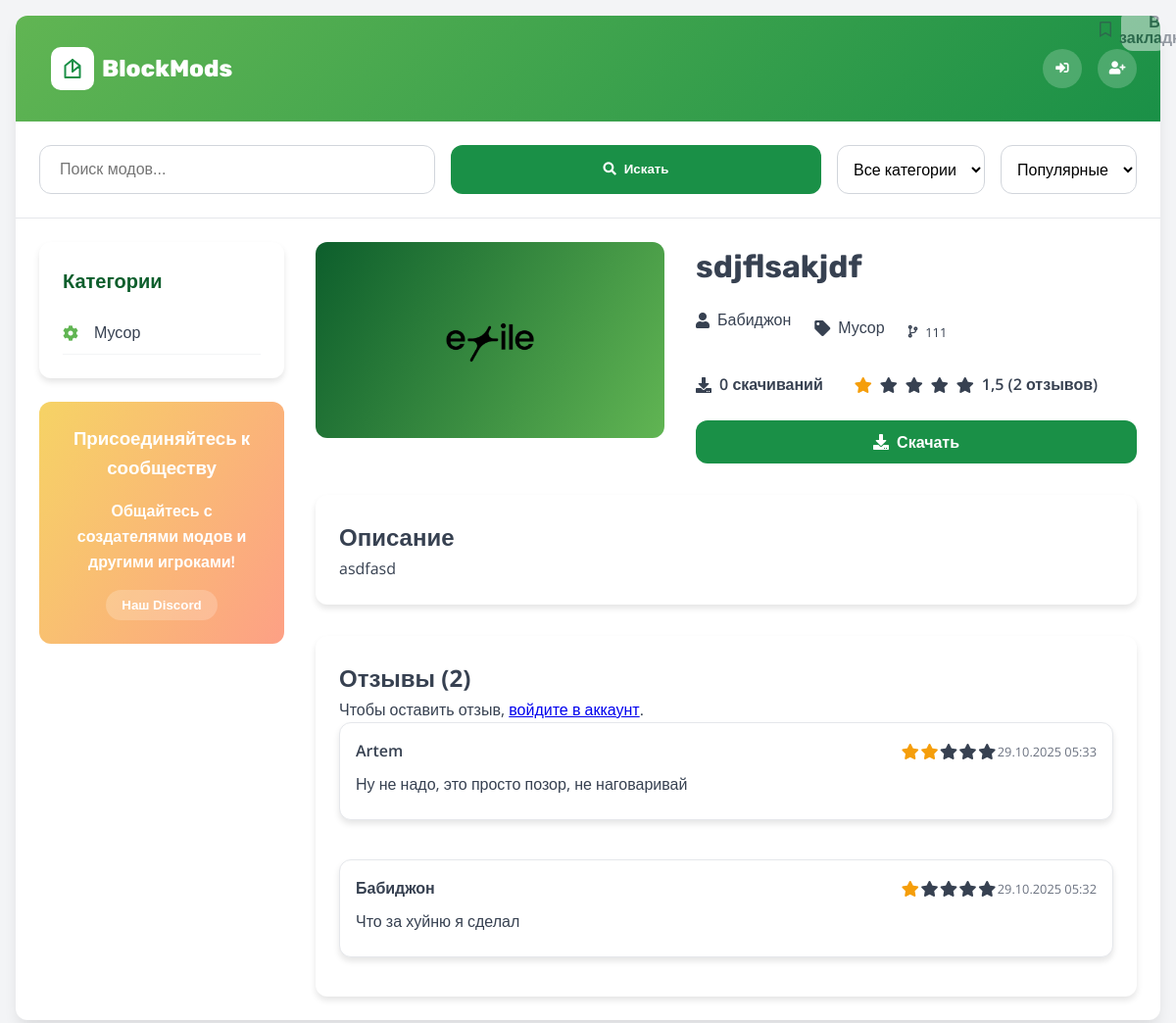
Screenshot of /mod/3/ with the database file from the repository.
### mscar_app/models.py (models this page shows, shortened)
class Category(models.Model):
    name = models.CharField(max_length=100)
    class Meta:
        verbose_name = 'Категория'
        verbose_name_plural = 'Категории'

class Mod(models.Model):
    title = models.CharField(max_length=200, verbose_name="Название")
    description = models.TextField(verbose_name="Описание")
    current_version = models.CharField(max_length=20, verbose_name="Текущая версия")
    category = models.ForeignKey(Category, on_delete=models.CASCADE, verbose_name="Категория")
    author = models.ForeignKey(User, on_delete=models.CASCADE, verbose_name="Автор")
    downloads = models.PositiveIntegerField(default=0, verbose_name="Скачивания")
    image = models.ImageField(upload_to=mod_image_path, null=True, blank=True, verbose_name="Изображение")
    created_at = models.DateTimeField(auto_now_add=True, verbose_name="Дата создания")
    updated_at = models.DateTimeField(auto_now=True, verbose_name="Дата обновления")
    is_approved = models.BooleanField(default=False, verbose_name="Одобрен")
    class Meta:
        verbose_name = 'Мод'
        verbose_name_plural = 'Моды'
        ordering = ['-created_at']
    @property
    def average_rating(self):
        reviews = self.review_set.all()
        if reviews:
            return round(sum(review.rating for review in reviews) / len(reviews), 1)
        return 0
    @property
    def total_reviews(self):
        return self.review_set.count()

class Review(models.Model):
    mod = models.ForeignKey(Mod, on_delete=models.CASCADE)
    author = models.ForeignKey(User, on_delete=models.CASCADE, verbose_name="Автор отзыва")
    rating = models.PositiveSmallIntegerField(
        validators=[MinValueValidator(1), MaxValueValidator(5)],
        help_text="Оценка от 1 до 5 звезд"
    )
    text = models.TextField(verbose_name="Текст отзыва")
    created_at = models.DateTimeField(auto_now_add=True)
    class Meta:
        verbose_name = 'Отзыв'
        verbose_name_plural = 'Отзывы'
        ordering = ['-created_at']

### mscar_app/views.py (the view)
# urls.py: path('mod/<int:mod_id>/', views.mod_detail, name='mod_detail'),
def mod_detail(request, mod_id):
    mod = get_object_or_404(Mod, id=mod_id)
    categories = Category.objects.all()
    reviews = mod.review_set.all()
    user_bookmarks = []
    if request.user.is_authenticated:
        user_bookmarks = Bookmark.objects.filter(user=request.user).values_list('mod_id', flat=True)
    if request.method == 'POST':
        form = ReviewForm(request.POST)
        if form.is_valid():
            review = form.save(commit=False)
            review.mod = mod
            review.author = request.user
            review.save()
            messages.success(request, 'Ваш отзыв успешно добавлен!')
            return redirect('mscar_app:mod_detail', mod_id=mod.id)
    else:
        form = ReviewForm()
    context = {
        'mod': mod,
        'categories': categories,
        'reviews': reviews,
        'form': form,
        'user_bookmarks': user_bookmarks,  # ✅ Добавляем закладки в контекст
    }
    return render(request, 'mscar_app/mod_detail.html', context)

### mscar_app/forms.py
class ReviewForm(forms.ModelForm):
    class Meta:
        model = Review
        fields = ['rating', 'text']
        widgets = {
            'rating': forms.Select(attrs={
                'class': 'form-select'
            }),
            'text': forms.Textarea(attrs={
                'class': 'form-textarea',
                'placeholder': 'Ваш отзыв...',
                'rows': 4
            }),
        }
        labels = {
            'rating': 'Оценка',
            'text': 'Отзыв'
        }
    def __init__(self, *args, **kwargs):
        super().__init__(*args, **kwargs)
        self.fields['rating'].widget.choices = [
            (1, '★ 1 - Ужасно'),
            (2, '★★ 2 - Плохо'),
            (3, '★★★ 3 - Нормально'),
            (4, '★★★★ 4 - Хорошо'),
            (5, '★★★★★ 5 - Отлично')
        ]

### mscar_app/context_processors.py (called while the page is built)
def categories(request):
    return {
        'categories': Category.objects.all()
    }

### mscar_app/templates/mscar_app/mod_detail.html (shortened to what this page needs)
{% extends "mscar_app/base.html" %}
{% load static %}
{% block content %}
<div class="mod-detail">
    <div class="mod-header-detail">
        {% if mod.image %}
            <img src="{{ mod.image.url }}" alt="{{ mod.title }}" class="mod-image-large">
        {% else %}
            <div class="mod-image-large-placeholder">
                <i class="fas fa-cube fa-5x"></i>
            </div>
        {% endif %}
        <div class="mod-info">
            <h1 class="mod-title-large">{{ mod.title }}</h1>
            <div class="mod-meta">
                <span class="mod-author">
                    <i class="fas fa-user"></i> {{ mod.author.username }}
                </span>
                <span class="mod-category">
                    <i class="fas fa-tag"></i> {{ mod.category.name }}
                </span>
                <span class="mod-version">
                    <i class="fas fa-code-branch"></i> {{ mod.current_version }}
                </span>
            </div>
            <div class="mod-stats-large">
                <div class="stat">
                    <i class="fas fa-download"></i>
                    <span>{{ mod.downloads }} скачиваний</span>
                </div>
                <div class="stat">
                    <div class="rating-large">
                        {% for i in "12345" %}
                            <i class="fas fa-star {% if forloop.counter <= mod.average_rating %}star-icon{% endif %}"></i>
                        {% endfor %}
                        <span>{{ mod.average_rating }} ({{ mod.total_reviews }} отзывов)</span>
                    </div>
                </div>
            </div>
            <div class="mod-actions-large">
                <button class="action-btn primary-btn large" onclick="openDownloadModal({{ mod.id }})">
                    <i class="fas fa-download"></i> Скачать
                </button>
                <button class="action-btn secondary-btn large bookmark-btn {% if user.is_authenticated and mod.id in user_bookmarks %}active{% endif %}"
                    onclick="toggleBookmark({{ mod.id }})"
                    {% if not user.is_authenticated %}disabled title="Войдите чтобы добавить в закладки"{% endif %}>
                        <i class="{% if user.is_authenticated and mod.id in user_bookmarks %}fas{% else %}far{% endif %} fa-bookmark"></i>
                    <span class="btn-text">
                        {% if user.is_authenticated and mod.id in user_bookmarks %}В закладках{% else %}В закладки{% endif %}
                    </span>
                </button>
            </div>
        </div>
    </div>
    <div class="mod-content-detail">
        <div class="description-section">
            <h2>Описание</h2>
            <p>{{ mod.description }}</p>
        </div>
        <div class="reviews-section">
            <h2>Отзывы ({{ mod.total_reviews }})</h2>
            {% if user.is_authenticated %}
            <div class="add-review-form">
                <h3>Оставить отзыв</h3>
                <form method="post">
                    {% csrf_token %}
                    <div class="form-group">
                        <label for="{{ form.rating.id_for_label }}">Оценка:</label>
                        {{ form.rating }}
                    </div>
                    <div class="form-group">
                        <label for="{{ form.text.id_for_label }}">Отзыв:</label>
                        {{ form.text }}
                    </div>
                    <button type="submit" class="action-btn primary-btn">
                        <i class="fas fa-paper-plane"></i> Отправить отзыв
                    </button>
                </form>
            </div>
            {% else %}
            <div class="auth-required">
                <p>Чтобы оставить отзыв, <a href="{% url 'mscar_app:login' %}">войдите в аккаунт</a>.</p>
            </div>
            {% endif %}
            <div class="reviews-list">
                {% for review in reviews %}
                <div class="review-item">
                    <div class="review-header">
                        <span class="review-author">{{ review.author.username }}</span>
                        <div class="review-rating">
                            {% for i in "12345" %}
                                <i class="fas fa-star {% if forloop.counter <= review.rating %}star-icon{% endif %}"></i>
                            {% endfor %}
                            <span class="review-date">{{ review.created_at|date:"d.m.Y H:i" }}</span>
                        </div>
                    </div>
                    <p class="review-text">{{ review.text }}</p>
                </div>
                {% empty %}
                <div class="no-reviews">
                    <i class="fas fa-comment-slash fa-2x"></i>
                    <p>Пока нет отзывов. Будьте первым!</p>
                </div>
                {% endfor %}
            </div>
        </div>
    </div>
</div>
{% endblock %}

### mscar_app/templates/mscar_app/base.html (shortened to what this page needs)
<!DOCTYPE html>
{% load static %}
<html lang="ru">
<head>
    <link rel="stylesheet" href="https://cdnjs.cloudflare.com/ajax/libs/font-awesome/5.15.4/css/all.min.css">
    <link rel="stylesheet" href="{% static 'css/style.css' %}">
</head>
<body class="{% if user.is_authenticated %}logged-in{% else %}logged-out{% endif %}">
    <div class="page-container">
        <div class="header">
            <div class="logo" onclick="location.href='{% url 'mscar_app:mod_list' %}'" style="cursor: pointer;">
                <div class="logo-icon">
                </div>
                <h1 class="logo-text">BlockMods</h1>
            </div>
            <div class="user-controls">
                {% if user.is_authenticated %}
                    <button class="icon-btn" onclick="location.href='{% url 'mscar_app:bookmarks' %}'" title="Закладки">
                        <i class="fas fa-bookmark"></i>
                        {% with bookmark_count=user.bookmark_set.count %}
                        <span id="bookmarksBadge" class="badge" style="{% if not bookmark_count %}display: none;{% endif %}">
                            {{ bookmark_count }}
                        </span>
                        {% endwith %}
                    </button>
                    <button class="icon-btn" onclick="location.href='{% url 'mscar_app:profile' %}'" title="Профиль">
                        <i class="fas fa-user-circle"></i>
                    </button>
                    <form method="post" action="{% url 'mscar_app:logout' %}" style="display: inline;">
                        {% csrf_token %}
                        <button type="submit" class="icon-btn" title="Выйти">
                            <i class="fas fa-sign-out-alt"></i>
                        </button>
                    </form>
                {% else %}
                    <button class="icon-btn" onclick="location.href='{% url 'mscar_app:login' %}'" title="Войти">
                        <i class="fas fa-sign-in-alt"></i>
                    </button>
                    <button class="icon-btn" onclick="location.href='{% url 'mscar_app:register' %}'" title="Регистрация">
                        <i class="fas fa-user-plus"></i>
                    </button>
                {% endif %}
            </div>
        </div>
        <div class="search-section">
            <div class="search-box">
                <form method="GET" action="{% url 'mscar_app:mod_list' %}" class="search-form">
                    <input type="text" class="search-input" name="q" placeholder="Поиск модов..." value="{{ request.GET.q }}">
                    <button type="submit" class="action-btn primary-btn">
                        <i class="fas fa-search"></i> Искать
                    </button>
                    <select class="filter-select" name="category">
                        <option value="">Все категории</option>
                    </select>
                    <select class="filter-select" name="sort">
                        <option value="popular">Популярные</option>
                    </select>
                </form>
            </div>
        </div>
        <div class="main-content">
            {% block sidebar %}
            <div class="sidebar">
                <div class="category-card">
                    <h2 class="category-title">Категории</h2>
                    <ul class="category-list">
                        {% for category in categories %}
                        <li class="category-item">
                            <div class="category-icon">
                                <i class="fas fa-cog"></i>
                            </div>
                            <a href="{% url 'mscar_app:mod_list' %}?category={{ category.id }}">{{ category.name }}</a>
                        </li>
                        {% endfor %}
                    </ul>
                </div>
                <div class="community-card">
                    <h3 class="community-title">Присоединяйтесь к сообществу</h3>
                    <p>Общайтесь с создателями модов и другими игроками!</p>
                    <button class="community-btn">Наш Discord</button>
                </div>
            </div>
            {% endblock %}
            {% block content %}
            {% endblock %}
        </div>
    </div>
</body>
</html>

### rows the page displays
Category: name "Мусор"
Mod: image (picture), title "sdjflsakjdf", author.username "Бабиджон", category.name "Мусор", current_version "111", downloads "0", average_rating "1,5", total_reviews "2", description "asdfasd"
Review: author.username "Artem", created_at "29.10.2025 05:33", text "Ну не надо, это просто позор, не наговаривай"
Review: author.username "Бабиджон", created_at "29.10.2025 05:32", text "Что за хуйню я сделал"
